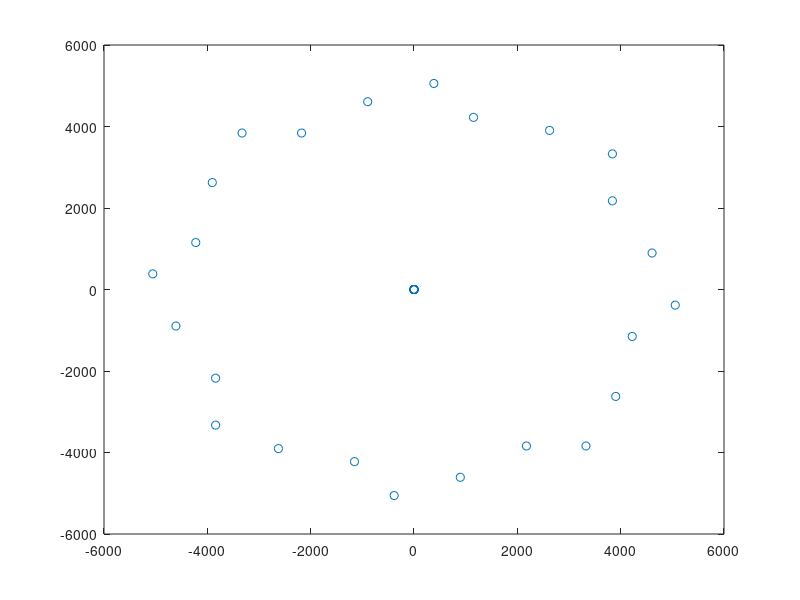

This chart was generated by the following MATLAB code: (Note: this script raises an error after producing the figure.)
% round(a/64)*64
% 'ntav', 3904.0, 3392.0,
% 'ngad', 3840.0, 2176.0, 
% 'ngme', 4608.0, 896.0,
 
a=[ 3904.0, 3392.0
 3840.0, 2176.0
 4608.0, 896.0];
p1 = [60    52
    60    34
    72    14]'*64;
%        
z=45;
p23 =[cosd(z) -sind(z); 
    sind(z) cosd(z)]*p1;
%     cosd(2*z) -sind(2*z);
%     sind(2*z) cosd(2*z);
p = round([p1;p23]/64) * 64;
x = p(1:2:end,:); 
y = p(2:2:end,:);
xx = [x;-y;-x;y];
yy = [y;x;-y;-x];
%%
a=24;
plot(xx(1:a),yy(1:a),'o')
axis equal
%%
xx=[xx;zeros(4,3)];
yy=[yy;zeros(4,3)];
plot(xx(:),yy(:),'o')
%%
Ux = reshape( typecast( single( xx(:) ), 'uint8') , 4 ,[]);
Uy = reshape( typecast( single( yy(:) ), 'uint8') , 4 ,[]);
%%
m = memmapfile('war3mapUnits.doo','Offset',4*4,'Writable', true,...
    'Format',{'uint8',[111 76],'units'},'Repeat',1);
A = m.Data.units;
A(9:16,41:76)=[Ux;Uy];
m.Data.units=A;